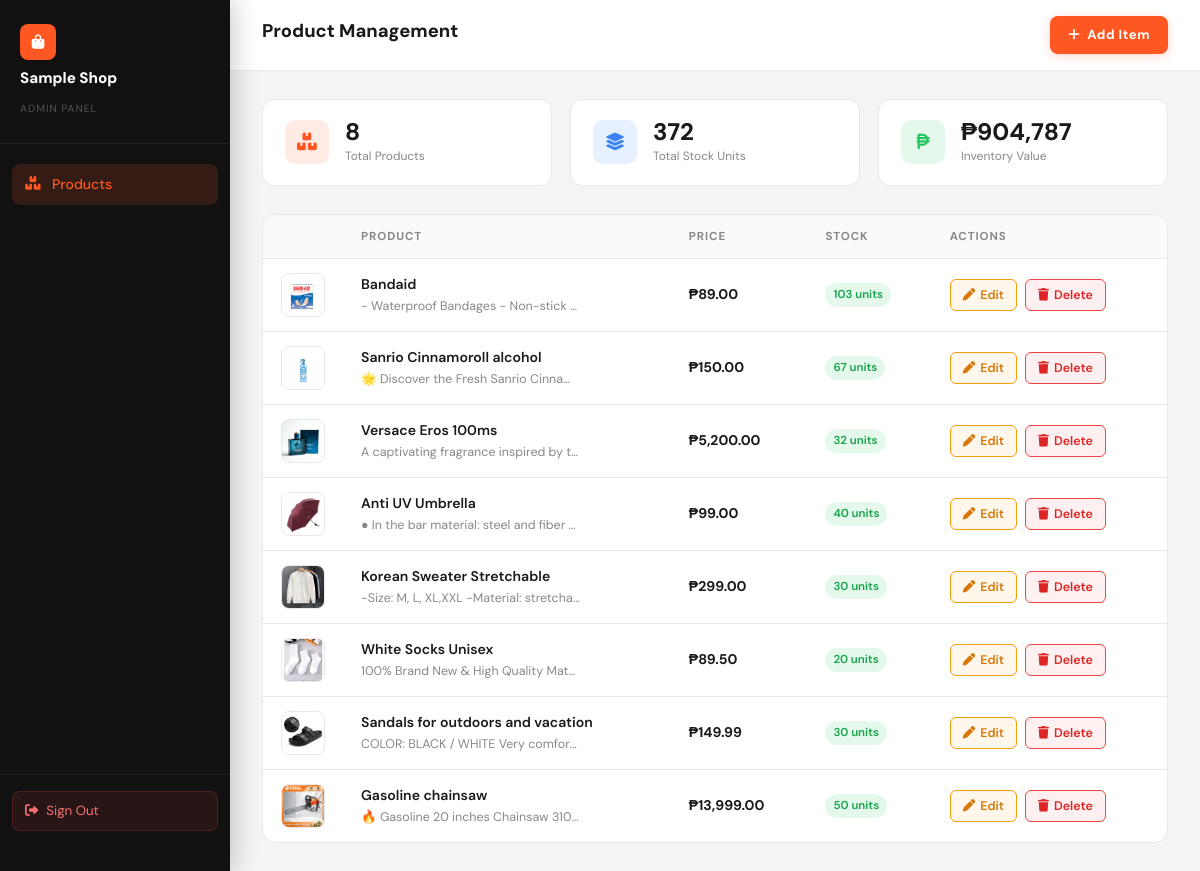
Page /admin.php (signed in) on the committed database.
### tables this page shows
CREATE TABLE `items` (
  `id` int(11) NOT NULL,
  `name` varchar(255) NOT NULL,
  `description` text DEFAULT NULL,
  `price` decimal(10,2) NOT NULL DEFAULT 0.00,
  `quantity` int(11) NOT NULL DEFAULT 0,
  `image` varchar(255) DEFAULT '',
  `created_at` timestamp NOT NULL DEFAULT current_timestamp(),
  `updated_at` timestamp NOT NULL DEFAULT current_timestamp() ON UPDATE current_timestamp()
);

### admin.php (the view, shortened to what this page needs)
<?php
include 'db.php';
$items = $conn->query("SELECT * FROM items ORDER BY id DESC")->fetch_all(MYSQLI_ASSOC);
?>
<!DOCTYPE html>
<html lang="en">
<head>
    <link href="https://cdn.jsdelivr.net/npm/bootstrap@5.3.0/dist/css/bootstrap.min.css" rel="stylesheet">
    <link rel="stylesheet" href="https://cdnjs.cloudflare.com/ajax/libs/font-awesome/6.0.0/css/all.min.css">
</head>
<body>
<aside class="sidebar">
    <div class="sidebar-brand">
        <div class="icon"><i class="fas fa-shopping-bag"></i></div>
        <h2>Sample Shop</h2>
        <small>Admin Panel</small>
    </div>
    <nav class="sidebar-nav">
        <a href="admin.php" class="nav-item active"><i class="fas fa-boxes"></i> Products</a>
    </nav>
    <div class="sidebar-footer">
        <a href="admin.php?logout=1" class="btn-logout"><i class="fas fa-sign-out-alt"></i> Sign Out</a>
    </div>
</aside>
<div class="main">
    <div class="topbar">
        <h1>Product Management</h1>
        <div class="topbar-right">
            <button class="btn-add-new" data-bs-toggle="modal" data-bs-target="#addModal">
                <i class="fas fa-plus"></i> Add Item
            </button>
        </div>
    </div>
    <div class="content">
        <?php
            $total_items = count($items);
            $total_stock = array_sum(array_column($items, 'quantity'));
            $total_value = array_sum(array_map(fn($i) => $i['price'] * $i['quantity'], $items));
        ?>
        <div class="stats-row">
            <div class="stat-card">
                <div class="stat-icon orange"><i class="fas fa-boxes"></i></div>
                <div>
                    <div class="stat-val"><?= $total_items ?></div>
                    <div class="stat-lbl">Total Products</div>
                </div>
            </div>
            <div class="stat-card">
                <div class="stat-icon blue"><i class="fas fa-layer-group"></i></div>
                <div>
                    <div class="stat-val"><?= $total_stock ?></div>
                    <div class="stat-lbl">Total Stock Units</div>
                </div>
            </div>
            <div class="stat-card">
                <div class="stat-icon green"><i class="fas fa-peso-sign"></i></div>
                <div>
                    <div class="stat-val">₱<?= number_format($total_value, 0) ?></div>
                    <div class="stat-lbl">Inventory Value</div>
                </div>
            </div>
        </div>
        <div class="table-card">
            <table>
                <thead>
                    <tr>
                        <th style="width:52px"></th>
                        <th>Product</th>
                        <th>Price</th>
                        <th>Stock</th>
                        <th>Actions</th>
                    </tr>
                </thead>
                <tbody>
                <?php foreach ($items as $item): ?>
                    <tr>
                        <td>
                            <?php if ($item['image']): ?>
                                <img src="uploads/<?= htmlspecialchars($item['image']) ?>" class="item-thumb" alt="">
                            <?php else: ?>
                                <div class="item-thumb-ph"><i class="fas fa-image"></i></div>
                            <?php endif; ?>
                        </td>
                        <td>
                            <div class="item-name"><?= htmlspecialchars($item['name']) ?></div>
                            <div class="item-desc"><?= htmlspecialchars($item['description']) ?></div>
                        </td>
                        <td><strong>₱<?= number_format($item['price'], 2) ?></strong></td>
                        <td>
                            <?php
                                $q = $item['quantity'];
                                $cls = $q == 0 ? 'zero' : ($q <= 5 ? 'low' : 'ok');
                                $lbl = $q == 0 ? 'Out of Stock' : "$q units";
                            ?>
                            <span class="badge-stock <?= $cls ?>"><?= $lbl ?></span>
                        </td>
                        <td>
                            <div class="action-btns">
                                <a href="admin.php?edit_id=<?= $item['id'] ?>" class="btn-edit-row"><i class="fas fa-pen"></i> Edit</a>
                                <a href="admin.php?delete=1&id=<?= $item['id'] ?>" class="btn-del-row" onclick="return confirm('Delete this item?')"><i class="fas fa-trash"></i> Delete</a>
                            </div>
                        </td>
                    </tr>
                <?php endforeach; ?>
                </tbody>
            </table>
        </div>
    </div>
</div>
</body>
</html>

### rows in the picture
items: image (picture), name "Bandaid", description "- Waterproof Bandages - Non-stick…", price "89.00", quantity "103 units"
items: image (picture), name "Sanrio Cinnamoroll alcohol", description "🌟 Discover the Fresh Sanrio Cinna…", price "150.00", quantity "67 units"
items: image (picture), name "Versace Eros 100ms", description "A captivating fragrance inspired by t…", price "5,200.00", quantity "32 units"
items: image (picture), name "Anti UV Umbrella", description "● In the bar material: steel and fiber…", price "99.00", quantity "40 units"
items: image (picture), name "Korean Sweater Stretchable", description "-Size: M, L, XL,XXL -Material: stretcha…", price "299.00", quantity "30 units"
items: image (picture), name "White Socks Unisex", description "100% Brand New & High Quality Mat…", price "89.50", quantity "20 units"
items: image (picture), name "Sandals for outdoors and vacation", description "COLOR: BLACK / WHITE Very comfor…", price "149.99", quantity "30 units"
items: image (picture), name "Gasoline chainsaw", description "🔥 Gasoline 20 inches Chainsaw 310…", price "13,999.00", quantity "50 units"

### other values in the picture
$total_items "8"
$total_stock "372"
$total_value "904,787"
